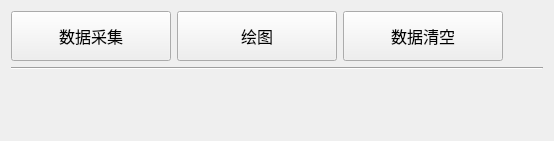
             <widget class="QWidget" name="tab_12">
              <attribute name="title">
               <string>实时频谱仪</string>
              </attribute>
              <layout class="QVBoxLayout" name="verticalLayout_27">
               <item>
                <layout class="QHBoxLayout" name="horizontalLayout_3">
                 <item>
                  <widget class="QPushButton" name="pushButton_36">
                   <property name="minimumSize">
                    <size>
                     <width>160</width>
                     <height>50</height>
                    </size>
                   </property>
                   <property name="maximumSize">
                    <size>
                     <width>150</width>
                     <height>16777215</height>
                    </size>
                   </property>
                   <property name="font">
                    <font>
                     <pointsize>12</pointsize>
                    </font>
                   </property>
                   <property name="cursor">
                    <cursorShape>PointingHandCursor</cursorShape>
                   </property>
                   <property name="styleSheet">
                    <string notr="true"/>
                   </property>
                   <property name="text">
                    <string>数据采集</string>
                   </property>
                  </widget>
                 </item>
                 <item>
                  <widget class="QPushButton" name="pushButton_37">
                   <property name="minimumSize">
                    <size>
                     <width>160</width>
                     <height>50</height>
                    </size>
                   </property>
                   <property name="maximumSize">
                    <size>
                     <width>150</width>
                     <height>16777215</height>
                    </size>
                   </property>
                   <property name="font">
                    <font>
                     <pointsize>12</pointsize>
                    </font>
                   </property>
                   <property name="cursor">
                    <cursorShape>PointingHandCursor</cursorShape>
                   </property>
                   <property name="styleSheet">
                    <string notr="true"/>
                   </property>
                   <property name="text">
                    <string>绘图</string>
                   </property>
                  </widget>
                 </item>
                 <item>
                  <widget class="QPushButton" name="pushButton_63">
                   <property name="minimumSize">
                    <size>
                     <width>160</width>
                     <height>50</height>
                    </size>
                   </property>
                   <property name="maximumSize">
                    <size>
                     <width>150</width>
                     <height>16777215</height>
                    </size>
                   </property>
                   <property name="font">
                    <font>
                     <pointsize>12</pointsize>
                    </font>
                   </property>
                   <property name="cursor">
                    <cursorShape>PointingHandCursor</cursorShape>
                   </property>
                   <property name="styleSheet">
                    <string notr="true"/>
                   </property>
                   <property name="text">
                    <string>数据清空</string>
                   </property>
                  </widget>
                 </item>
                 <item>
                  <spacer name="horizontalSpacer_4">
                   <property name="orientation">
                    <enum>Qt::Horizontal</enum>
                   </property>
                   <property name="sizeHint" stdset="0">
                    <size>
                     <width>40</width>
                     <height>20</height>
                    </size>
                   </property>
                  </spacer>
                 </item>
                </layout>
               </item>
               <item>
                <widget class="Line" name="line_21">
                 <property name="orientation">
                  <enum>Qt::Horizontal</enum>
                 </property>
                </widget>
               </item>
               <item>
                <layout class="QVBoxLayout" name="verticalLayout_26">
                 <item>
                  <widget class="QLabel" name="label_20">
                   <property name="text">
                    <string/>
                   </property>
                  </widget>
                 </item>
                 <item>
                  <spacer name="verticalSpacer_14">
                   <property name="orientation">
                    <enum>Qt::Vertical</enum>
                   </property>
                   <property name="sizeHint" stdset="0">
                    <size>
                     <width>20</width>
                     <height>40</height>
                    </size>
                   </property>
                  </spacer>
                 </item>
                </layout>
               </item>
              </layout>
             </widget>
